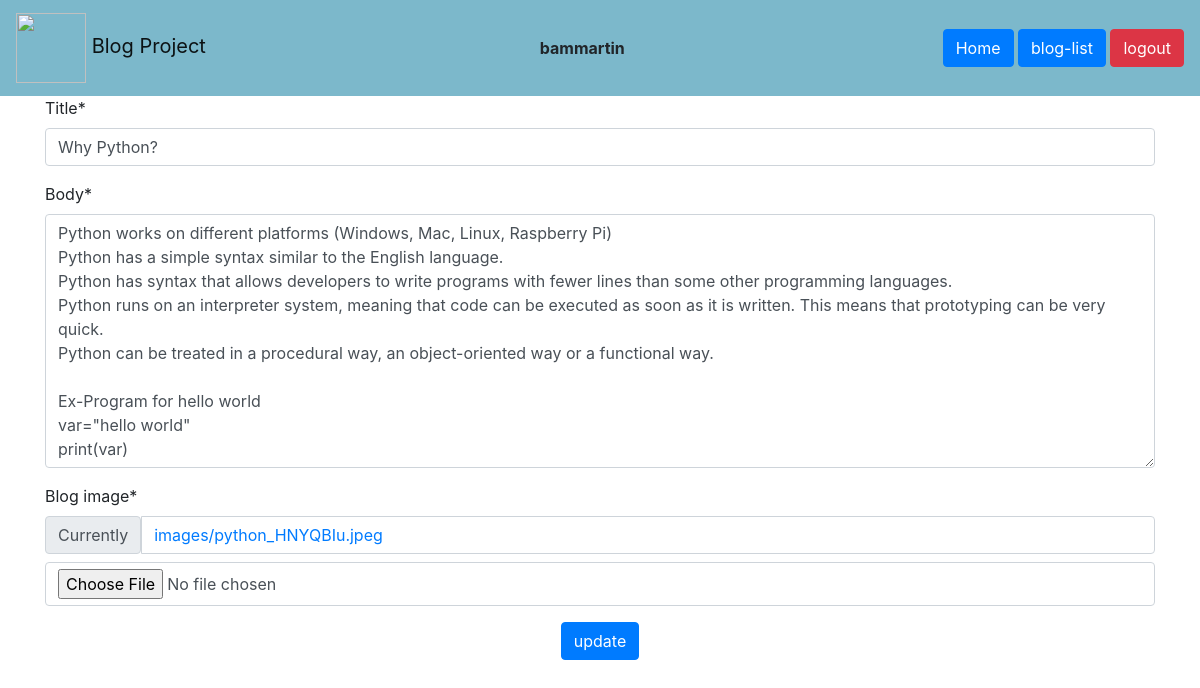
Page /blogs/update/15/ (signed in) on the committed database.
### blogapp/models.py (models this page shows, shortened)
class Blogs(models.Model):
    title=models.CharField(max_length=50)
    blog_posted=models.DateTimeField(auto_now_add=True)
    body=models.TextField()
    blog_image=models.ImageField(upload_to='images/')
    user=models.ForeignKey(User,on_delete=models.CASCADE)

### blogapp/views.py (the view)
# urls.py: path("update/<int:id>/",views.blog_update_view),
@login_required
def blog_update_view(request,id):
    obj=Blogs.objects.get(pk=id)
    form=UpdateBlogForm(instance=obj)
    if request.method=="POST":
        form=UpdateBlogForm(request.POST,request.FILES,instance=obj)
        if form.is_valid():
            form.save()
            return redirect("/blogs/list/")
    return render(request,"blogapp/update.html",{"obj":obj,"form":form})

### blogapp/forms.py
class UpdateBlogForm(forms.ModelForm):
    class Meta:
        model=Blogs
        fields=["title","body","blog_image"]

### blogapp/templates/blogapp/update.html (shortened to what this page needs)
<!doctype html>
<html lang="en">
  <head>
    {% load crispy_forms_tags %}
    <link rel="stylesheet" href="https://cdn.jsdelivr.net/npm/bootstrap@4.0.0/dist/css/bootstrap.min.css">
  </head>
  <body>
    <nav class="navbar navbar-light" style="background-color: #7cb8cb;">
      <a class="navbar-brand" href="#">
        <img src=" https://www.searchenginejournal.com/wp-content/uploads/2020/08/7-ways-a-blog-can-help-your-business-right-now-5f3c06b9eb24e-1280x720.png" width="70" height="70" alt=""> Blog Project
      </a>
      <b> {{user}}</b>
      <div>
        <a href="/blogs/home/" class="btn btn-primary">Home</a>
        <a href="/blogs/list/" class="btn btn-primary">blog-list</a>
        <a href="/logout/" class="btn btn-danger">logout</a>
      </div>
    </nav>
    <div class="container">
        <form action="" enctype="multipart/form-data" method="POST">{% csrf_token %}
            {{form | crispy}}
            <center><button type="submit" class="btn btn-primary"> update </button></center>
        </form>
    </div>
  </body>
</html>

### blogapp/templates/blogapp/update.html (style rules this page uses)
body { background-image: url('https://encrypted-tbn0.gstatic.com/images?q=tbn:ANd9GcSNnbrjxu2jF25BCYgebzaweELmyPMuEVpo3w&s'); background-repeat: no-repeat; background-attachment: fixed; background-size: cover; }

### rows in the picture
Blogs: title "Why Python?", body "Python works on different platforms (Windows, Mac, Linux, Raspberry Pi) Python has a simple syntax similar to the English language. Python has syntax that allows developers to write programs with fewer lines than some other programming languages. Python runs on an interpreter system, meaning that code can be executed as soon as it is written. This means that prototyping can be very quick. Python can be treated in a procedural way, an object-oriented way or a functional way. Ex-Program for hello world var=\"hello world\" print(var)"

### other values in the picture
{{ user }} "bammartin"
